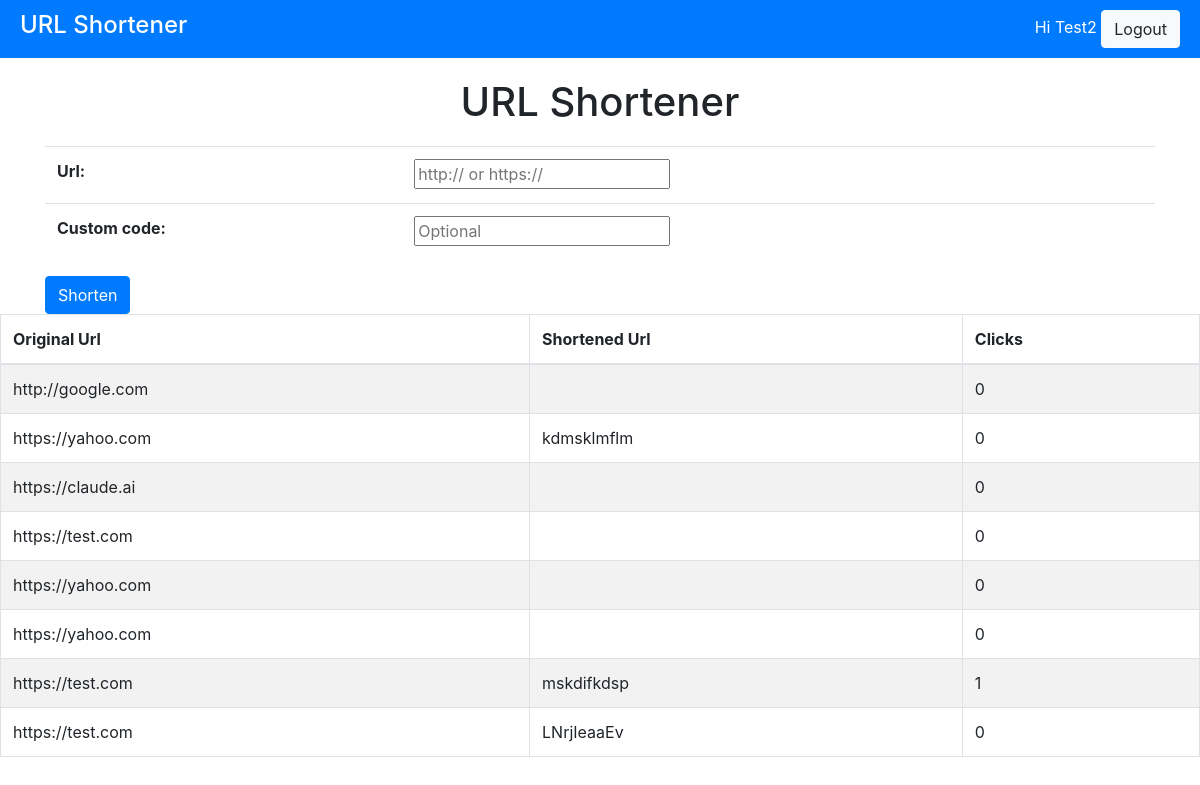
Screenshot of / (signed in) with the database file from the repository.
### urlgenerator/models.py (models this page shows)
class Urls(models.Model):
    url_original = models.URLField(max_length=225, null=True, blank=True)
    url_shortened = models.CharField(max_length=15)
    clicks = models.IntegerField(default=0)
    user = models.ForeignKey(User, on_delete=models.CASCADE)

### urlgenerator/views.py (the view)
# urls.py: path('', views.home, name="home"),
def home(request):
    form = InputForm()
    if request.user.is_authenticated:
        urls = Urls.objects.filter(user=request.user)
        context = {
            'form': form,
            'urls': urls,
        }
    else:
        context = {
            'form': form,
        }
    return render(request, "index.html", context)

### urlgenerator/forms.py (shortened to what this page needs)
class InputForm(forms.Form):
    url = forms.CharField(widget=forms.TextInput(
        attrs={'placeholder': 'http:// or https://'}))
    custom_code = forms.CharField(max_length=10, required=False, widget=forms.TextInput(
        attrs={'placeholder': 'Optional'}))

### templates/index.html (shortened to what this page needs)
{% extends "base.html" %}
{% block content %}
  <h1 class="title">URL Shortener</h1>
  <div class="container">
    <form method="POST" action="{% url 'urlcreated' %}">
      <table class="table">
        {{ form.as_table }}
      </table>
      <button type="submit" class="btn btn-primary">Shorten</button>
    </form>
  </div>
  <table class="table table-striped table-bordered">
    {% if user.is_authenticated %}
    <thead>
      <tr>
        <th>Original Url</th>
        <th>Shortened Url</th>
        <th>Clicks</th>
      </tr>
    </thead>
    <tbody>
      {% for url in urls %}
      <tr>
        <td>{{ url.url_original }}</td>
        <td>{{ url.url_shortened }}</td>
        <td>{{ url.clicks }}</td>
      </tr>
      {% endfor %}
    </tbody>
    {% else %}
    <p>Please log in to see your shortened URLs</p>
    {% endif %}
  </table>
  {% endblock %}

### templates/base.html (shortened to what this page needs)
{% load static %}
<!DOCTYPE html>
<html>
<head>
  <link rel="stylesheet" href="https://maxcdn.bootstrapcdn.com/bootstrap/4.0.0/css/bootstrap.min.css">
</head>
<body>
  <div class="header">
    <h4>URL Shortener</h4>
    <div>
      {% if request.user.is_authenticated %}
      <span>Hi {{ request.user.username | title }}</span>
      <a href="{% url 'logout' %}" class="btn btn-light">Logout</a>
      {% else %}
      <a href="{% url 'login' %}" class="btn btn-light">Login</a>
      <a href="{% url 'register' %}" class="btn btn-light">Register</a>
      {% endif %}
    </div>
  </div>
  {% block content %}
  {% endblock content %}
</body>

### templates/base.html (style rules this page uses)
.header { background: #007bff; color: #fff; padding: 10px 20px; display: flex; justify-content: space-between; align-items: center; }
.title { text-align: center; margin: 20px 0; }

### rows the page displays
Urls: url_original "http://google.com", clicks "0"
Urls: url_original "https://yahoo.com", url_shortened "kdmsklmflm", clicks "0"
Urls: url_original "https://claude.ai", clicks "0"
Urls: url_original "https://test.com", clicks "0"
Urls: url_original "https://yahoo.com", clicks "0"
Urls: url_original "https://yahoo.com", clicks "0"
Urls: url_original "https://test.com", url_shortened "mskdifkdsp", clicks "1"
Urls: url_original "https://test.com", url_shortened "LNrjIeaaEv", clicks "0"

### other values shown
{{ request.user.username | title }} "Test2"
